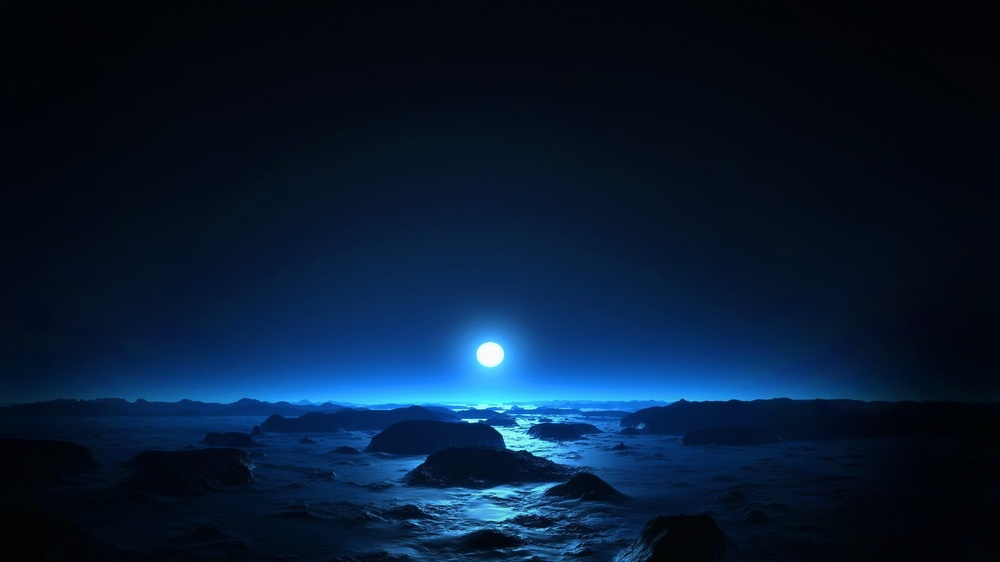
//> input picture Parcial2/Sec/1080p.jpg, 1000 x 562 px, shrunk from 1920 x 1080 before the run
$ ./sobel 1080p.jpg   (built with g++ and OpenCV 4)
//> lines starting //> are read from the running program, lines starting //| are printed output that depends on the picture
#include <cv.h>
#include <highgui.h>
#include <time.h>


#define RED 2
#define GREEN 1
#define BLUE 0

using namespace cv;


void img2gray(unsigned char *imageInput, int width, int height, unsigned char *imageOutput){
    for(int row=0; row < height; row++){
    	for(int col=0; col < width; col++){
        	imageOutput[row*width+col] = imageInput[(row*width+col)*3+RED]*0.299 + imageInput[(row*width+col)*3+GREEN]*0.587 \
                                     + imageInput[(row*width+col)*3+BLUE]*0.114;
    	}
    }
}

int main(int argc, char **argv){

		clock_t start, end;
		double time;

    char* imageName = argv[1];
    unsigned char *dataRawImage, *d_dataRawImage, *d_imageOutput, *h_imageOutput, *d_sobelOutput;
    Mat image;
    image = imread(imageName, 1);
//> image is the input picture: 562 rows x 1000 cols, CV_8UC3; mean B, G, R 50.9, 26.4, 7

    if(argc !=2 || !image.data){
        printf("No image Data \n");
        return -1;
    }

    Size s = image.size();
//> s = Size(1000, 562)

    int width = s.width;
//> width = 1000
    int height = s.height;
//> height = 562
    int size = sizeof(unsigned char)*width*height*image.channels();
//> size = 1686000
    int sizeGray = sizeof(unsigned char)*width*height;
//> sizeGray = 562000


    dataRawImage = (unsigned char*)malloc(size);

    dataRawImage = image.data;


    h_imageOutput = (unsigned char *)malloc(sizeGray);

    start = clock();

    img2gray(dataRawImage, width, height, h_imageOutput);

    Mat gray_image;

    gray_image.create(height,width,CV_8UC1);
    gray_image.data = h_imageOutput;
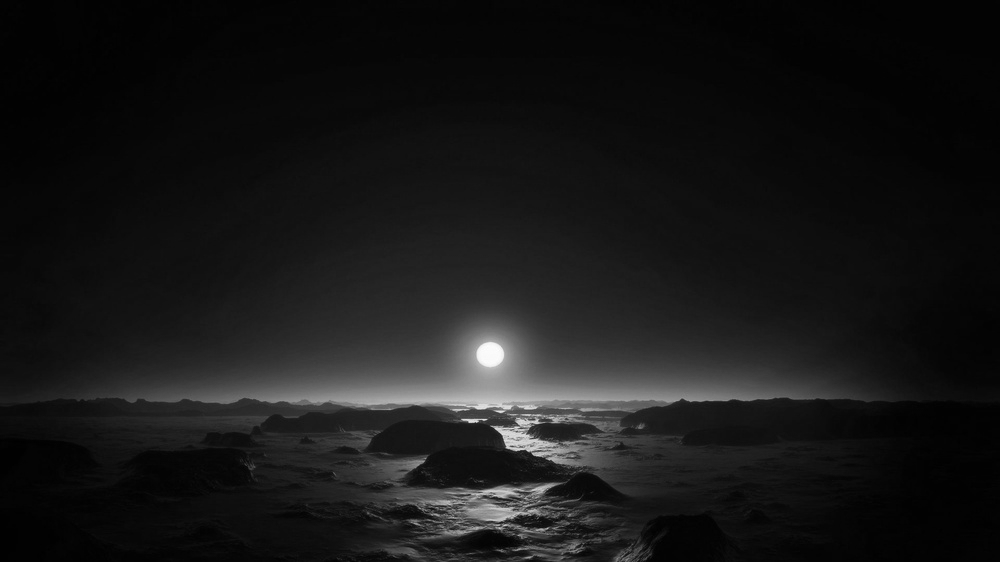
//> gray_image: 562 rows x 1000 cols, CV_8UC1; min 0, max 254, mean 22.9


    Mat gray_image_opencv, grad_x, abs_grad_x;
    cvtColor(image, gray_image_opencv, CV_BGR2GRAY);
    Sobel(gray_image_opencv,grad_x,CV_8UC1,1,0,3,1,0,BORDER_DEFAULT);
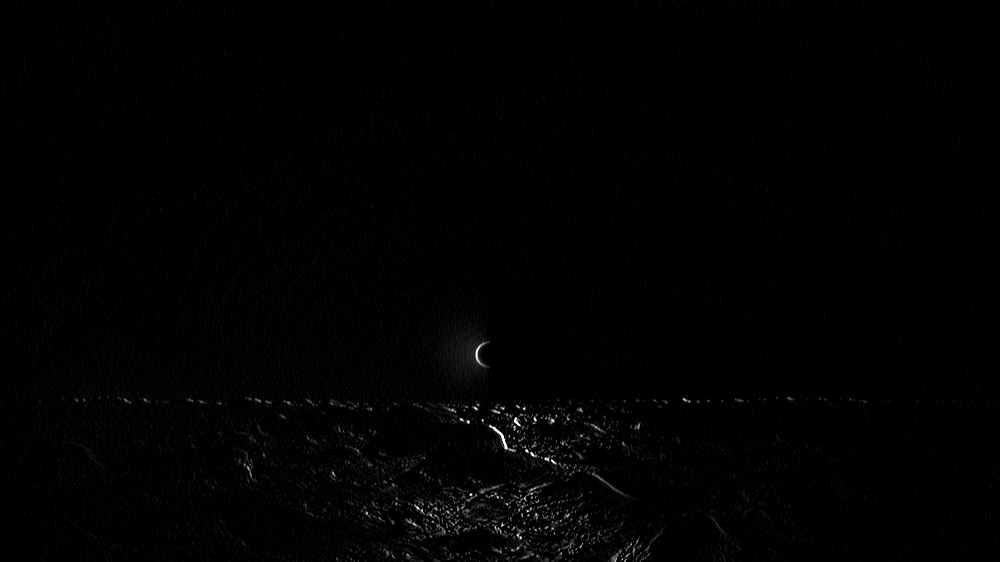
//> grad_x: 562 rows x 1000 cols, CV_8UC1; min 0, max 255, mean 1.8
    convertScaleAbs(grad_x, abs_grad_x);

    end = clock();

    time = ((double) (end - start)) / CLOCKS_PER_SEC;

		printf("%.10f\n", time);

//
    imwrite("./Sobel_Image.jpg",gray_image);

    namedWindow(imageName, WINDOW_NORMAL);
    namedWindow("Gray Image CUDA", WINDOW_NORMAL);
    namedWindow("Sobel Image OpenCV", WINDOW_NORMAL);

    imshow(imageName,image);
    imshow("Gray Image CUDA", gray_image);
    imshow("Sobel Image OpenCV",abs_grad_x);

    waitKey(0);

    //
    return 0;
}

$ run again, on Parcial2/Sec/480p.jpg
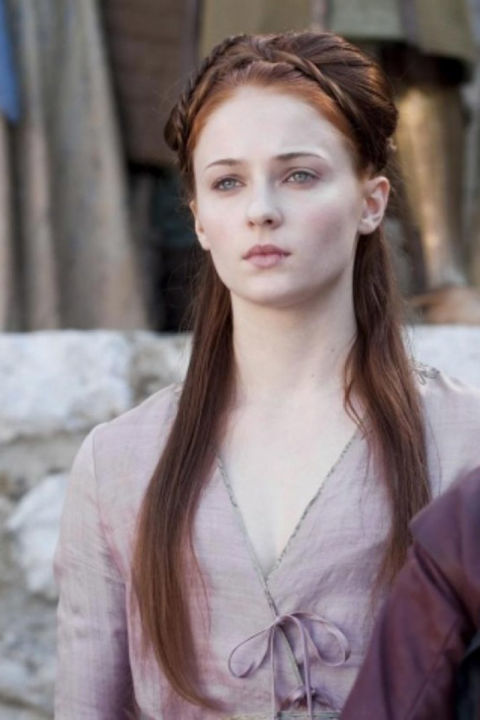
//> input picture Parcial2/Sec/480p.jpg, 480 x 720 px
//> image is the input picture: 720 rows x 480 cols, CV_8UC3; mean B, G, R 122.2, 119.9, 132.5
//> `gray_image.data = h_imageOutput;`:
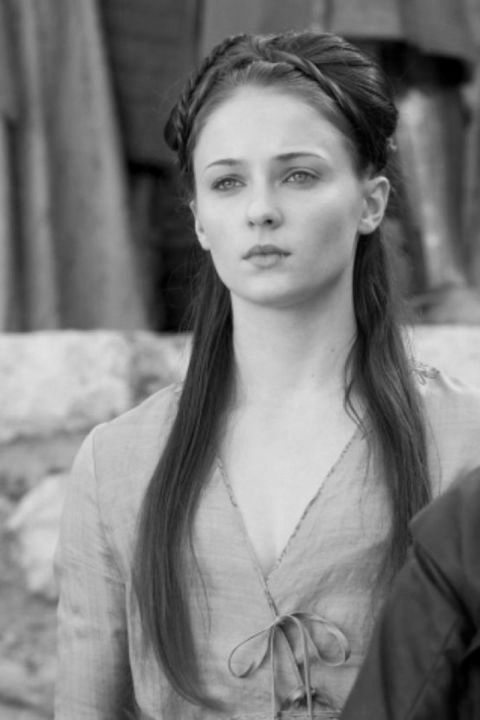
//> gray_image: 720 rows x 480 cols, CV_8UC1; min 0, max 227, mean 123.4
//> `Sobel(gray_image_opencv,grad_x,CV_8UC1,1,0,3,1,0,BORDER_DEFAULT);`:
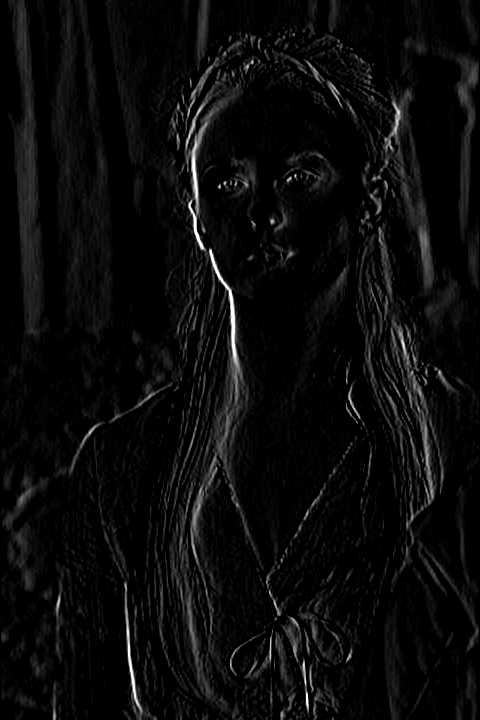
//> grad_x: 720 rows x 480 cols, CV_8UC1; min 0, max 255, mean 10.8

$ run again, on Parcial2/Sec/720p.jpg
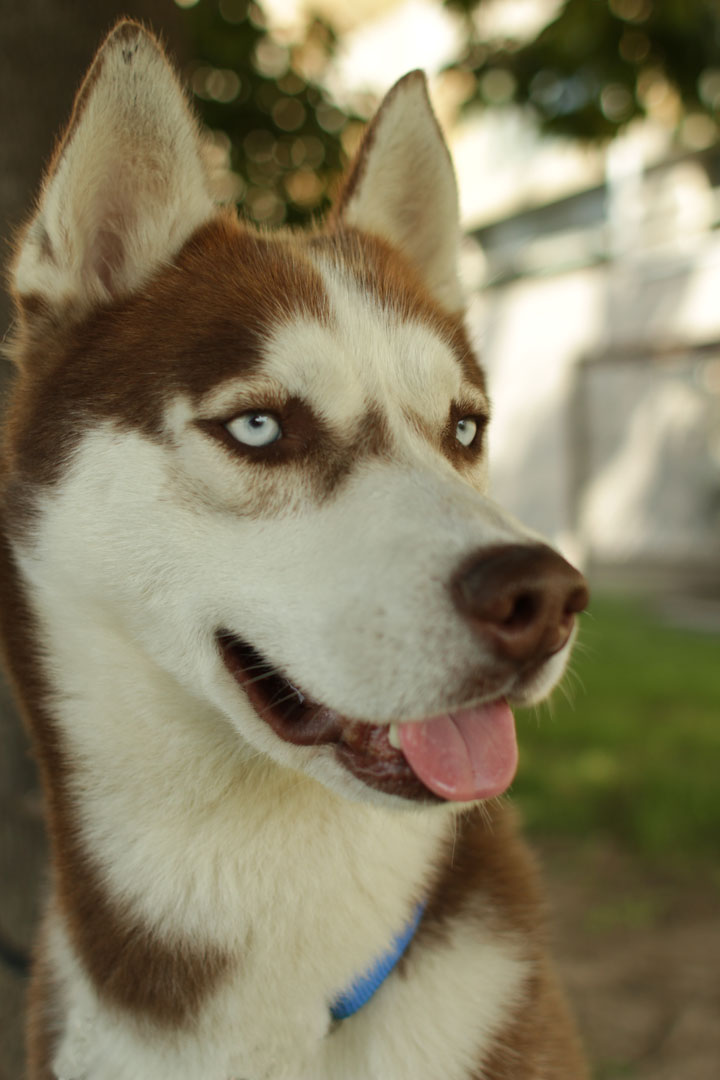
//> input picture Parcial2/Sec/720p.jpg, 720 x 1080 px
//> image is the input picture: 1080 rows x 720 cols, CV_8UC3; mean B, G, R 97, 125, 133.3
//> `gray_image.data = h_imageOutput;`:
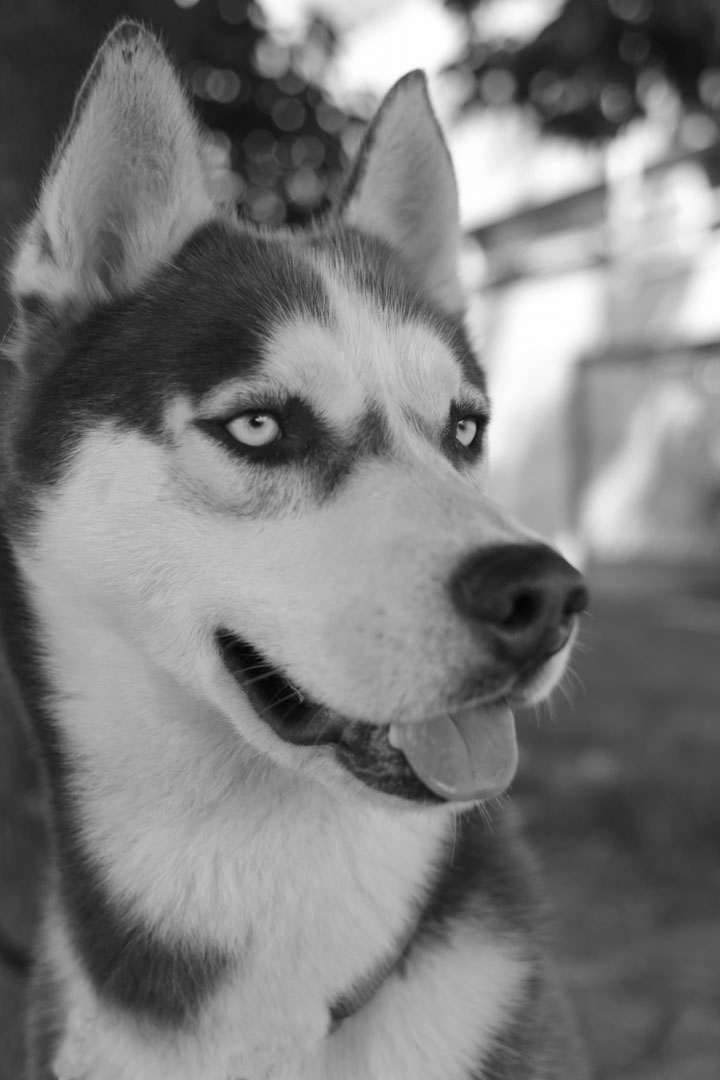
//> gray_image: 1080 rows x 720 cols, CV_8UC1; min 3, max 255, mean 123.8
//> `Sobel(gray_image_opencv,grad_x,CV_8UC1,1,0,3,1,0,BORDER_DEFAULT);`:
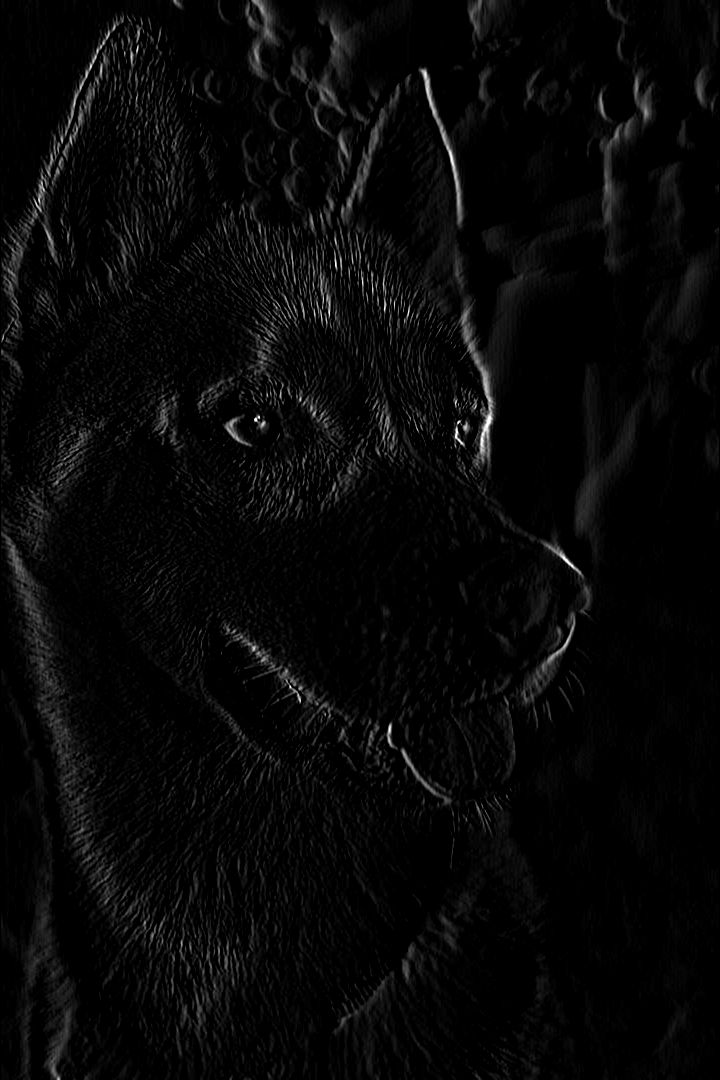
//> grad_x: 1080 rows x 720 cols, CV_8UC1; min 0, max 255, mean 7.7

$ run again, on Parcial2/Sec/90p.jpg
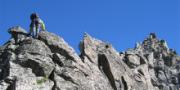
//> input picture Parcial2/Sec/90p.jpg, 180 x 90 px
//> image is the input picture: 90 rows x 180 cols, CV_8UC3; mean B, G, R 159.5, 121.3, 96.8
//> `gray_image.data = h_imageOutput;`:
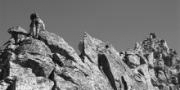
//> gray_image: 90 rows x 180 cols, CV_8UC1; min 3, max 243, mean 117.8
//> `Sobel(gray_image_opencv,grad_x,CV_8UC1,1,0,3,1,0,BORDER_DEFAULT);`:
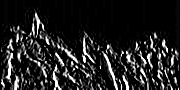
//> grad_x: 90 rows x 180 cols, CV_8UC1; min 0, max 255, mean 32.5
